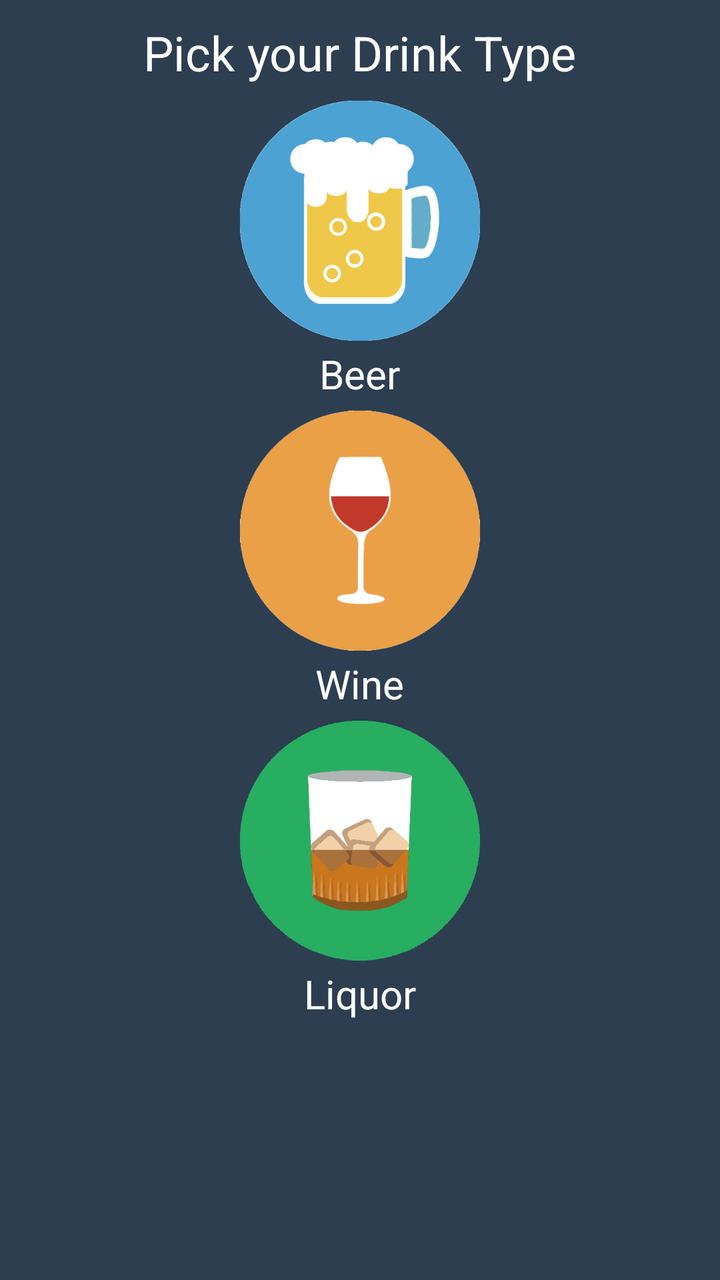
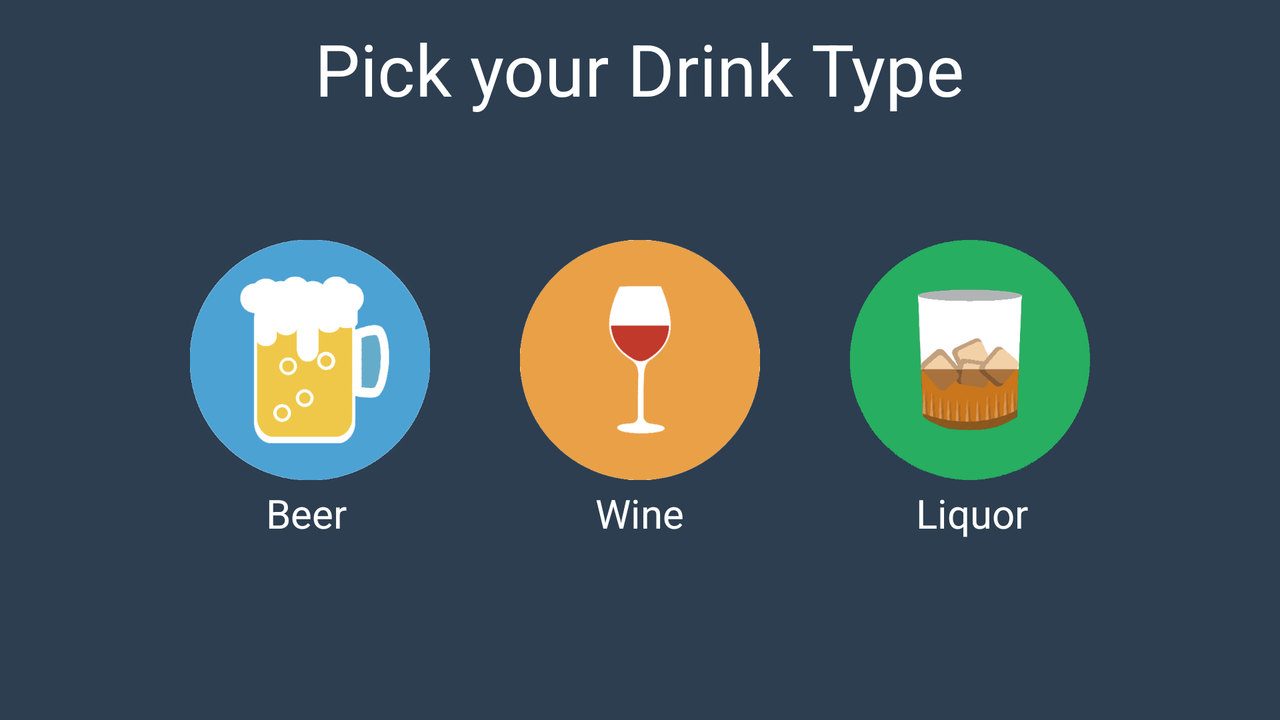

Two renders of one Android screen. The first uses the default layout on a phone; the second uses the alternative layout the repository ships for a different screen configuration, on a matching device. The two XML files are below.
<!-- AndroidManifest.xml: application theme AppTheme -->
<!-- res/layout/activity_choose_drink.xml -->
<RelativeLayout xmlns:android="http://schemas.android.com/apk/res/android"
    xmlns:tools="http://schemas.android.com/tools"
    android:layout_width="match_parent"
    android:layout_height="match_parent"
    android:background="#2C3E50"
    tools:context="${relativePackage}.${activityClass}" >

    <TextView
        android:id="@+id/drinkTypeHeader"
        android:layout_width="wrap_content"
        android:layout_height="wrap_content"
        android:layout_alignParentTop="true"
        android:layout_centerHorizontal="true"
        android:layout_marginTop="10dp"
        android:text="Pick your Drink Type"
        android:textAppearance="?android:attr/textAppearanceLarge"
        android:textColor="#FFFFFF"
        android:textSize="24sp" />

    <ImageButton
        android:id="@+id/chooseWineButton"
        android:layout_width="120dp"
        android:layout_height="120dp"
        android:layout_alignParentEnd="false"
        android:layout_alignParentStart="false"
        android:layout_below="@+id/chooseBeerButton"
        android:layout_centerHorizontal="true"
        android:layout_marginTop="35dp"
        android:background="@drawable/wine_final"
        android:scaleType="fitXY"
        android:src="@drawable/wine_final"/>

    <ImageButton
        android:id="@+id/chooseLiquorButton"
        android:layout_width="120dp"
        android:layout_height="120dp"
        android:layout_alignLeft="@+id/chooseWineButton"
        android:layout_below="@+id/chooseWineButton"
        android:layout_marginTop="35dp"
        android:background="@drawable/liquor_final"
        android:scaleType="fitXY"
        android:src="@drawable/liquor_final" />

    <ImageButton
        android:id="@+id/chooseBeerButton"
        android:layout_width="120dp"
        android:layout_height="120dp"
        android:layout_alignLeft="@+id/chooseWineButton"
        android:layout_below="@+id/drinkTypeHeader"
        android:layout_marginTop="8dp"
        android:background="@drawable/beer_final"
        android:scaleType="fitXY"
        android:src="@drawable/beer_final" />

    <TextView
        android:id="@+id/beerLabel"
        android:layout_width="wrap_content"
        android:layout_height="wrap_content"
        android:layout_below="@+id/chooseBeerButton"
        android:layout_centerHorizontal="true"
        android:layout_marginTop="3dp"
        android:text="Beer"
        android:textAppearance="?android:attr/textAppearanceSmall"
        android:textColor="#FFFFFF"
        android:textSize="20sp" />

    <TextView
        android:id="@+id/wineLabel"
        android:layout_width="wrap_content"
        android:layout_height="wrap_content"
        android:layout_below="@+id/chooseWineButton"
        android:layout_centerHorizontal="true"
        android:layout_marginTop="3dp"
        android:text="Wine"
        android:textAppearance="?android:attr/textAppearanceSmall"
        android:textColor="#FFFFFF"
        android:textSize="20sp" />

    <TextView
        android:id="@+id/liquorLabel"
        android:layout_width="wrap_content"
        android:layout_height="wrap_content"
        android:layout_below="@+id/chooseLiquorButton"
        android:layout_centerHorizontal="true"
        android:layout_marginTop="3dp"
        android:text="Liquor"
        android:textAppearance="?android:attr/textAppearanceSmall"
        android:textColor="#FFFFFF"
        android:textSize="20sp" />

</RelativeLayout>
<!-- resources referenced by this layout -->
<resources>
  <!-- drawable beer_final: png bitmap (drawable-ldpi, 19857 bytes) -->
  <!-- drawable liquor_final: png bitmap (drawable-xxhdpi, 43828 bytes) -->
  <!-- drawable wine_final: png bitmap (drawable-mdpi, 14199 bytes) -->
  <!-- from res/values-v21/ -->
  <style name="AppTheme" parent="android:Theme.Material">
      
      
      <item name="android:colorPrimary">#3498db</item>
      
      <item name="android:colorPrimaryDark">#2980b9</item>
      
      <item name="android:colorAccent">#95a5a6</item>
      <item name="android:colorBackground">#2c3e50</item>
      <item name="android:textColorPrimary">#bdc3c7</item>
    </style>
</resources>
<!-- res/layout-land/activity_choose_drink.xml (the repository's variant of the layout above) -->
<!-- drawn on the phone turned sideways -->
<RelativeLayout xmlns:android="http://schemas.android.com/apk/res/android"
    xmlns:tools="http://schemas.android.com/tools"
    android:layout_width="match_parent"
    android:layout_height="match_parent"
    android:background="#2C3E50"
    tools:context="${relativePackage}.${activityClass}" >

    <TextView
        android:id="@+id/drinkTypeHeader"
        android:layout_width="wrap_content"
        android:layout_height="wrap_content"
        android:layout_alignParentTop="true"
        android:layout_centerHorizontal="true"
        android:layout_marginTop="10dp"
        android:text="Pick your Drink Type"
        android:textAppearance="?android:attr/textAppearanceLarge"
        android:textColor="#FFFFFF"
        android:textSize="36sp" />

    <TextView
        android:id="@+id/wineLabel"
        android:layout_width="wrap_content"
        android:layout_height="wrap_content"
        android:layout_below="@+id/chooseWineButton"
        android:layout_centerHorizontal="true"
        android:layout_marginTop="3dp"
        android:text="Wine"
        android:textAppearance="?android:attr/textAppearanceSmall"
        android:textColor="#FFFFFF"
        android:textSize="20sp" />

    <ImageButton
        android:id="@+id/chooseWineButton"
        android:layout_width="120dp"
        android:layout_height="120dp"
        android:layout_alignParentEnd="false"
        android:layout_alignParentStart="false"
        android:layout_centerHorizontal="true"
        android:layout_centerVertical="true"
        android:background="@drawable/wine_final"
        android:scaleType="fitXY"
        android:src="@drawable/wine_final" />

    <ImageButton
        android:id="@+id/chooseBeerButton"
        android:layout_width="120dp"
        android:layout_height="120dp"
        android:layout_alignTop="@+id/chooseWineButton"
        android:layout_marginRight="45dp"
        android:layout_toLeftOf="@+id/chooseWineButton"
        android:background="@drawable/beer_final"
        android:scaleType="fitXY"
        android:src="@drawable/beer_final" />

    <ImageButton
        android:id="@+id/chooseLiquorButton"
        android:layout_width="120dp"
        android:layout_height="120dp"
        android:layout_alignTop="@+id/chooseWineButton"
        android:layout_marginLeft="45dp"
        android:layout_toRightOf="@+id/chooseWineButton"
        android:background="@drawable/liquor_final"
        android:scaleType="fitXY"
        android:src="@drawable/liquor_final" />

    <TextView
        android:id="@+id/liquorLabel"
        android:layout_width="wrap_content"
        android:layout_height="wrap_content"
        android:layout_alignBaseline="@+id/wineLabel"
        android:layout_alignBottom="@+id/wineLabel"
        android:layout_alignParentBottom="false"
        android:layout_alignParentLeft="false"
        android:layout_alignParentTop="false"
        android:layout_alignRight="@+id/chooseLiquorButton"
        android:layout_alignWithParentIfMissing="false"
        android:layout_centerHorizontal="false"
        android:layout_centerInParent="true"
        android:layout_centerVertical="true"
        android:layout_marginRight="31dp"
        android:text="Liquor"
        android:textAppearance="?android:attr/textAppearanceSmall"
        android:textColor="#FFFFFF"
        android:textSize="20sp" />

    <TextView
        android:id="@+id/beerLabel"
        android:layout_width="wrap_content"
        android:layout_height="wrap_content"
        android:layout_alignBaseline="@+id/wineLabel"
        android:layout_alignBottom="@+id/wineLabel"
        android:layout_alignLeft="@+id/chooseBeerButton"
        android:layout_alignParentEnd="false"
        android:layout_alignParentStart="false"
        android:layout_centerInParent="true"
        android:layout_marginLeft="38dp"
        android:text="Beer"
        android:textAppearance="?android:attr/textAppearanceSmall"
        android:textColor="#FFFFFF"
        android:textSize="20sp" />

</RelativeLayout>
